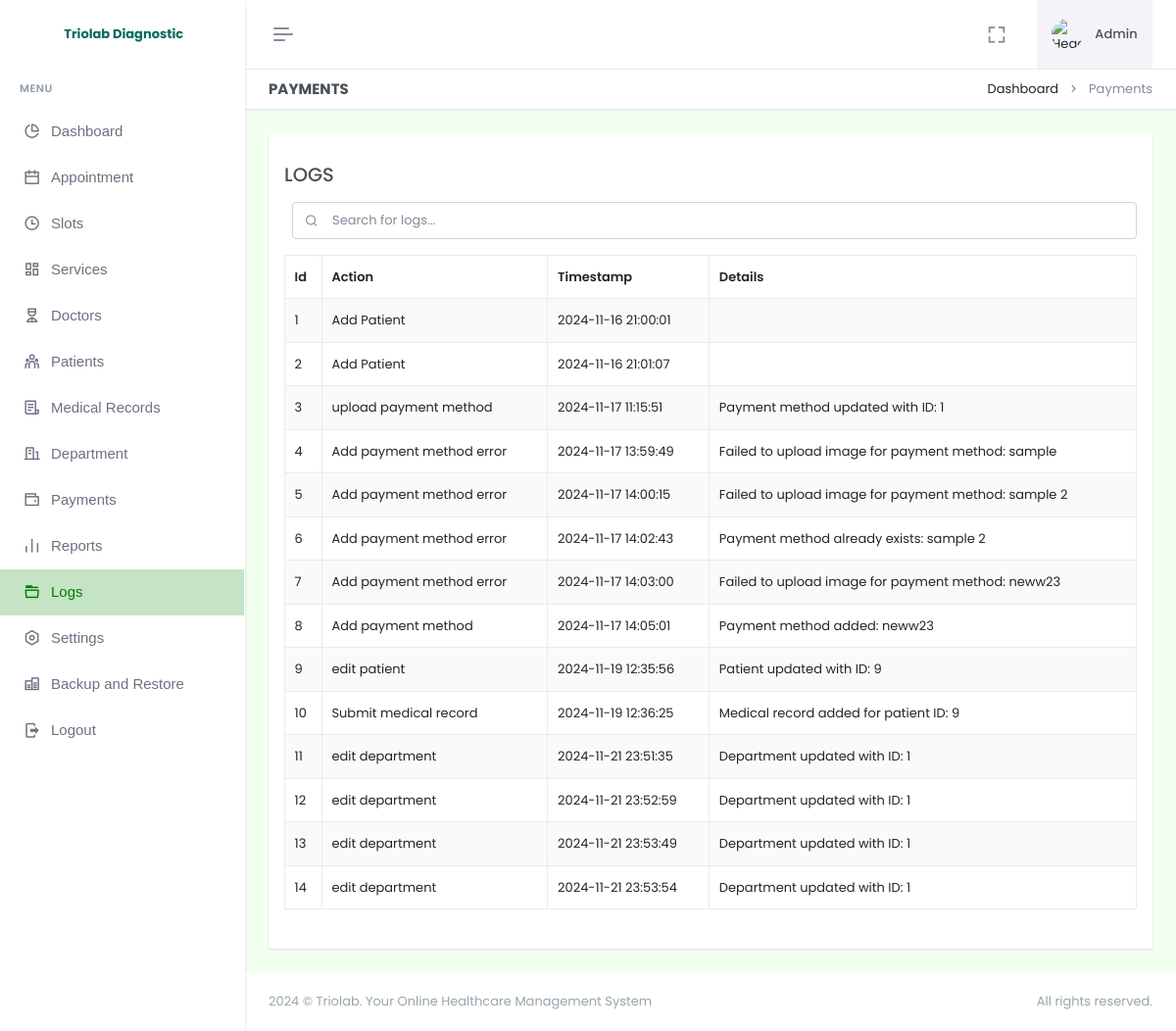
Before: /admin/logs.php (signed in) with the older database file.
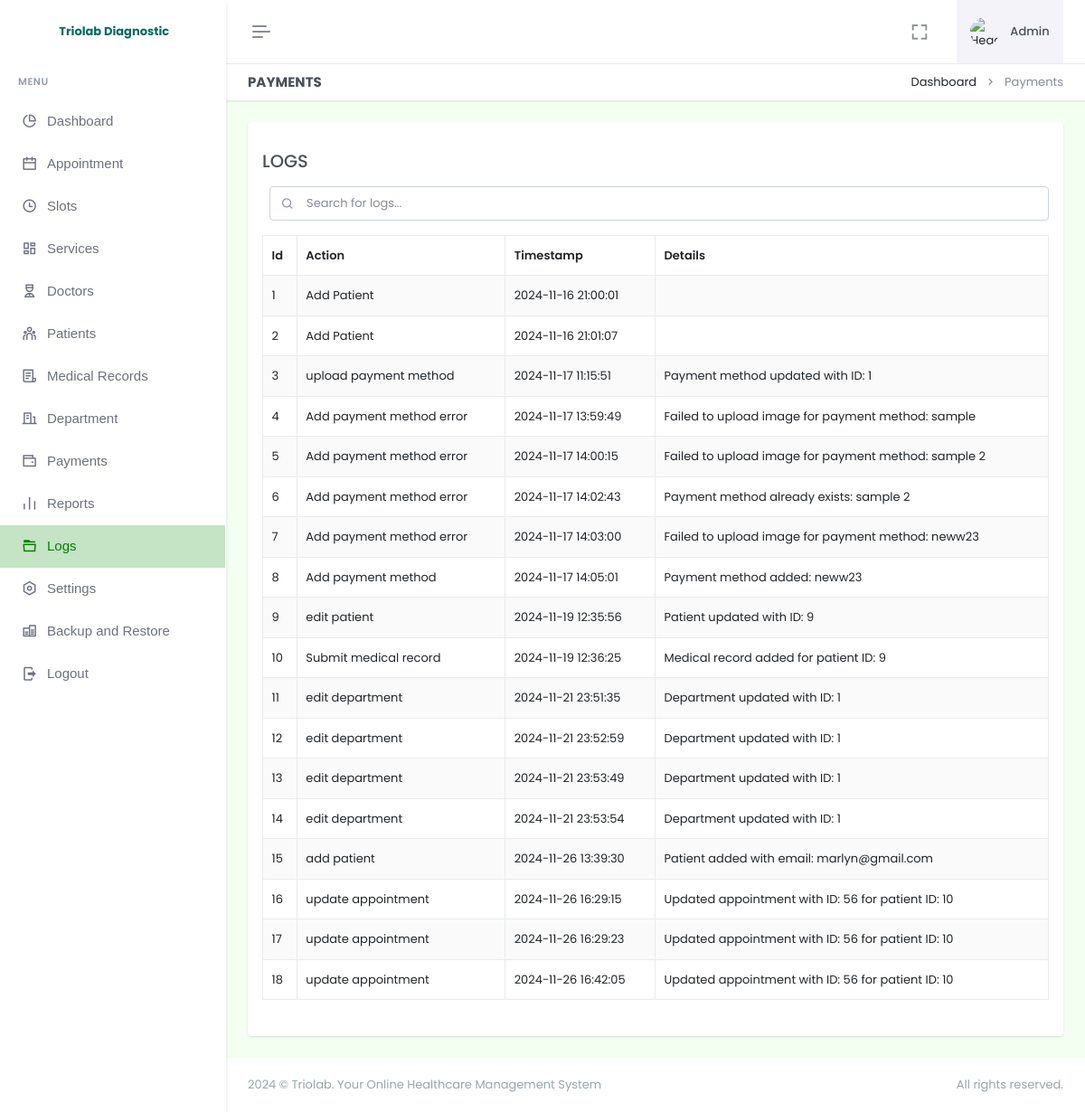
After: the same page with the newer database file.
### tables this page shows
CREATE TABLE `logs` (
  `id` int(11) NOT NULL AUTO_INCREMENT,
  `action` varchar(255) NOT NULL,
  `user` int(11) NOT NULL,
  `timestamp` timestamp NOT NULL DEFAULT current_timestamp(),
  `details` text DEFAULT NULL,
  `is_archive` tinyint(1) DEFAULT 0,
  PRIMARY KEY (`id`)
);

### admin/functions.php (the view, shortened to what this page needs)
<?php
function displayTable($pdo, $table, $columns, $displayImageColumns = [], $includeActions = true, $imagePathPrefix = '', $includeArchived = false, $actions = [])
{
    $query = $pdo->prepare("DESCRIBE $table");
    $query->execute();
    $columnsInfo = $query->fetchAll(PDO::FETCH_COLUMN);
    $orderBy = in_array('created_at', $columnsInfo) ? "ORDER BY created_at DESC" : "";
    $whereClause = "";
    if (in_array('is_archive', $columnsInfo)) {
        $whereClause = $includeArchived ? "WHERE is_archive = 1" : "WHERE is_archive = 0";
    }
    $query = $pdo->prepare("SELECT * FROM $table $whereClause $orderBy");
    $query->execute();
    echo '<div class="search-box ms-2 mt-3 mb-3">
            <input type="text" id="searchInput" class="form-control" placeholder="Search for ' . htmlspecialchars($table) . '..." onkeyup="searchTable()">
            <i class="ri-search-line search-icon"></i>
          </div>';
    echo '<table id="' . htmlspecialchars($table) . 'Table" class="table table-bordered table-striped">';
    echo '<thead><tr>';
    foreach ($columns as $column) {
        $header = ucfirst(str_replace('_', ' ', $column));
        echo "<th>" . htmlspecialchars($header) . "</th>";
    }
    echo '</tr></thead><tbody>';
    if ($query->rowCount() > 0) {
        while ($row = $query->fetch(PDO::FETCH_ASSOC)) {
            echo '<tr>';
            foreach ($columns as $column) {
                if (in_array($column, $displayImageColumns)) {
                    echo '<td>
                    <a href="' . htmlspecialchars($imagePathPrefix . $row[$column]) . '"
                        data-lightbox="gallery"
                        data-lightbox="image-' . htmlspecialchars($row['id']) . '">
                        Click to view image
                        </a>
                    </td>';
                } else {
                    echo '<td>' . htmlspecialchars($row[$column]) . '</td>';
                }
            }
            echo '</tr>';
        }
    } else {
        echo '<tr><td colspan="' . (count($columns) + ($includeActions ? 1 : 0)) . '">No data available.</td></tr>';
    }
    echo '</tbody></table>';
}
?><div class="modal fade" id="testModal" tabindex="-1" aria-labelledby="testModalLabel" aria-hidden="true">

### admin/logs.php (shortened to what this page needs)
<!doctype html>
<html lang="en" data-layout="vertical" data-topbar="light" data-sidebar="light" data-sidebar-size="lg" data-sidebar-image="none" data-preloader="disable" data-theme="default" data-theme-colors="green">
<head>
    <link rel="stylesheet" href="https://cdn.jsdelivr.net/npm/flatpickr/dist/flatpickr.min.css">
    <link href="assets/css/bootstrap.min.css" rel="stylesheet" type="text/css" />
    <link href="assets/css/icons.min.css" rel="stylesheet" type="text/css" />
    <link href="assets/css/app.min.css" rel="stylesheet" type="text/css" />
    <link href="assets/css/custom.min.css" rel="stylesheet" type="text/css" />
    <link rel="stylesheet" href="assets/css/sweetalert.css">
</head>
<body style="background-color: #F2FFF1">
    <div id="layout-wrapper">
        <?php require "header.php"; ?>
        <?php require "sidebar.php" ?>
        <?php require "functions.php"; ?>
        <div class="main-content">
            <div class="page-content">
                <div class="container-fluid">
                    <div class="row">
                        <div class="col-12">
                            <div class="page-title-box d-sm-flex align-items-center justify-content-between bg-galaxy-transparent">
                                <h4 class="mb-sm-0">Payments</h4>
                                <div class="page-title-right">
                                    <ol class="breadcrumb m-0">
                                        <li class="breadcrumb-item"><a href="index.php">Dashboard</a></li>
                                        <li class="breadcrumb-item active">Payments</li>
                                    </ol>
                                </div>
                            </div>
                        </div>
                    </div>
                    <div class="row">
                        <div class="col-12">
                            <div class="card">
                                <div class="card-body">
                                    <div class="row mb-2 mt-3">
                                        <div class="col-lg-12">
                                            <div class="mb-3">
                                                <h4>LOGS</h4>
                                                <?php
                                                $table = 'logs';
                                                $columns = array('id', 'action', 'timestamp', 'details');
                                                $displayImageColumns = array();
                                                displayTable($pdo, $table, $columns, $displayImageColumns, false, '', false);
                                                ?>
                                            </div>
                                        </div>
                                    </div>
                                </div>
                            </div>
                        </div>
                    </div>
                </div>
                <?php require "footer.php"; ?>
            </div>
        </div>
</body>
</html>

### admin/header.php (shortened to what this page needs)
<header id="page-topbar">
    <div class="layout-width">
        <div class="navbar-header">
            <div class="d-flex">
                <button type="button" class="btn btn-sm px-3 fs-16 header-item vertical-menu-btn topnav-hamburger material-shadow-none" id="topnav-hamburger-icon">
                    <span class="hamburger-icon">
                        <span></span>
                        <span></span>
                        <span></span>
                    </span>
                </button>
            </div>
            <div class="d-flex align-items-center">
                <div class="ms-1 header-item d-none d-sm-flex">
                    <button type="button" class="btn btn-icon btn-topbar material-shadow-none btn-ghost-secondary rounded-circle" data-toggle="fullscreen">
                        <i class='bx bx-fullscreen fs-22'></i>
                    </button>
                </div>
                <div class="dropdown ms-sm-3 header-item topbar-user">
                    <button type="button" class="btn material-shadow-none" id="page-header-user-dropdown" data-bs-toggle="dropdown" aria-haspopup="true" aria-expanded="false">
                        <span class="d-flex align-items-center">
                            <img class="rounded-circle header-profile-user" src="assets/images/dummy.png"  alt="Header Avatar">
                            <span class="text-start ms-xl-2">
                                <span class="d-none d-xl-inline-block ms-1 fw-medium user-name-text">Admin</span>
                            </span>
                        </span>
                    </button>
                </div>
            </div>
        </div>
    </div>
</header>

### admin/sidebar.php (shortened to what this page needs)
<div class="app-menu navbar-menu">
    <div class="navbar-brand-box">
        <a href="index.php" class="logo logo-dark">
            <div clas="logo-lg">
                <span class="fw-bold fs-6 text-primary">Triolab Diagnostic</span>
            </div>
        </a>
    </div>
    <div id="scrollbar">
        <div class="container-fluid">
            <ul class="navbar-nav" id="navbar-nav">
                <li class="menu-title"><span data-key="t-menu">Menu</span></li>
                <li class="nav-item">
                    <a class="nav-link menu-link" href="index.php">
                        <i class="ri-pie-chart-line"></i> <span data-key="t-dashboard">Dashboard</span>
                    </a>
                </li>
                <li class="nav-item">
                    <a class="nav-link menu-link" href="appointment.php">
                        <i class="ri-calendar-line"></i> <span data-key="t-appointment">Appointment</span>
                    </a>
                </li>
                <li class="nav-item">
                    <a class="nav-link menu-link" href="slots.php">
                        <i class="ri-time-line"></i> <span data-key="t-slots">Slots</span>
                    </a>
                </li>
                <li class="nav-item">
                    <a class="nav-link menu-link" href="services.php">
                        <i class="ri-dashboard-line"></i> <span data-key="t-services">Services</span>
                    </a>
                </li>
                <li class="nav-item">
                    <a class="nav-link menu-link" href="doctors.php">
                        <i class="ri-nurse-line"></i> <span data-key="t-doctors">Doctors</span>
                    </a>
                </li>
                <li class="nav-item">
                    <a class="nav-link menu-link" href="patients.php">
                        <i class="ri-team-line"></i> <span data-key="t-patients">Patients</span>
                    </a>
                </li>
                <li class="nav-item">
                    <a class="nav-link menu-link" href="medical-records.php">
                        <i class="ri-file-list-3-line"></i> <span data-key="t-medical-records">Medical Records</span>
                    </a>
                </li>
                <li class="nav-item">
                    <a class="nav-link menu-link" href="department.php">
                        <i class="ri-building-line"></i> <span data-key="t-department">Department</span>
                    </a>
                </li>
                <li class="nav-item">
                    <a class="nav-link menu-link" href="payments.php">
                        <i class="ri-wallet-line"></i> <span data-key="t-payments">Payments</span>
                    </a>
                </li>
                <li class="nav-item">
                    <a class="nav-link menu-link" href="reports.php">
                        <i class="ri-bar-chart-line"></i> <span data-key="t-reports">Reports</span>
                    </a>
                </li>
                <li class="nav-item">
                    <a class="nav-link menu-link" href="logs.php">
                        <i class="ri-folder-5-line"></i> <span data-key="t-logs">Logs</span>
                    </a>
                </li>
                <li class="nav-item">
                    <a class="nav-link menu-link" href="settings.php">
                        <i class="ri-settings-line"></i> <span data-key="t-settings">Settings</span>
                    </a>
                </li>
                <li class="nav-item">
                    <a class="nav-link menu-link" href="backup.php">
                        <i class="ri-database-line"></i> <span data-key="t-database">Backup and Restore</span>
                    </a>
                </li>
                <li class="nav-item">
                    <a class="nav-link menu-link" href="logout.php">
                        <i class="mdi mdi-logout"></i> <span data-key="t-logout">Logout</span>
                    </a>
                </li>
            </ul>
        </div>
    </div>
    <div class="sidebar-background"></div>
</div>

### admin/footer.php (shortened to what this page needs)
<footer class="footer">
    <div class="container-fluid">
        <div class="row">
            <div class="col-sm-6">
                 © Triolab. Your Online Healthcare Management System
            </div>
            <div class="col-sm-6">
                <div class="text-sm-end d-none d-sm-block">
                    All rights reserved.
                </div>
            </div>
        </div>
    </div>
</footer>

Changed rows visible on the page:
added logs: id "15", action "add patient", timestamp "2024-11-26 13:39:30", details "Patient added with email: marlyn@gmail.com"
added logs: id "16", action "update appointment", timestamp "2024-11-26 16:29:15", details "Updated appointment with ID: 56 for patient ID: 10"
added logs: id "17", action "update appointment", timestamp "2024-11-26 16:29:23", details "Updated appointment with ID: 56 for patient ID: 10"
added logs: id "18", action "update appointment", timestamp "2024-11-26 16:42:05", details "Updated appointment with ID: 56 for patient ID: 10"
